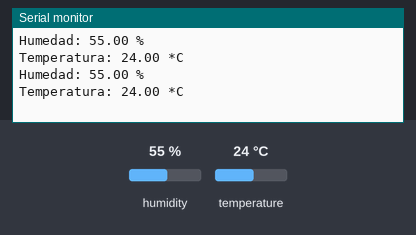
This sketch was run on a simulated Arduino Uno, built with avr-gcc and run on an emulated ATmega328P. Parts: the last lines printed to the serial monitor. The inputs (shaded band) are chosen by the test bench; at power-on: humidity 55 %, temperature 24 °C.

Above: at 2.8 s.
2.9 s: humidity set to 22 %
At 5.2 s:
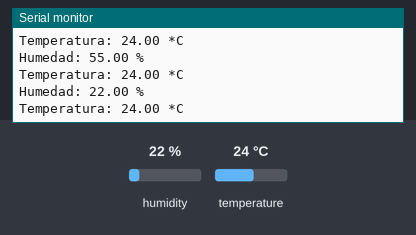
5.6 s: temperature set to 12 °C
At 6.5 s:
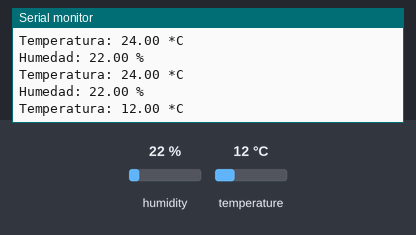
8.3 s: humidity set to 40 %
At 11.3 s:
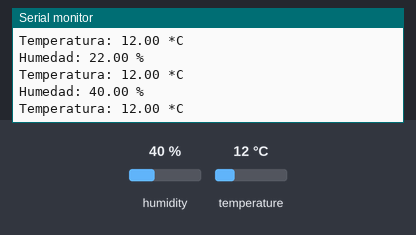
Timing chart, 0 to 12.8 s (numbered marks = the images above; inputs shaded):
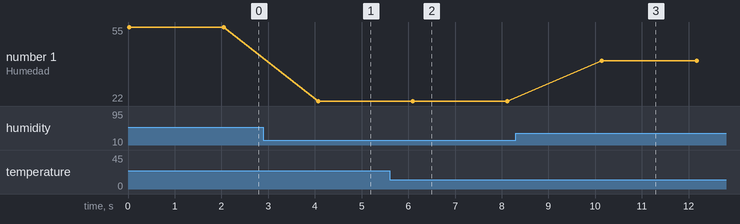

Measured:
- after the input at 2.9 s, the serial monitor: prints a new line after 1.2 s (image 1)
- after the input at 5.6 s, the serial monitor: prints a new line after 0.51 s (image 2)
- after the input at 8.3 s, the serial monitor: prints a new line after 1.8 s (image 3)
- plotted number 1: 55 → 22 after the input at 2.9 s, 22 → 40 after the input at 8.3 s

The sketch:

DHT11ESP8266.ino
```cpp
/*
 *
 * Programa para sensor de Humedad y Temperatura HTC11 ,
 * sobre una placa de desarrollo ESP8266
 * @author Jesus Barajas
 *
 */
 #include <DHT.h>//Importamos biblioteca de Adafruit, recordemos que debemos de tenerla instalda,
                 //junto con la biblioteca Sensro Master, tambien de Adafruit

 #define DHTdata 5 //El pin donde el sensor mandará los datos sera el D1
 #define DHTtype DHT11 //Usaremos el densor DHT11

 DHT dht(DHTdata,DHTtype);//Iniciamos el sensor con los datos requeridos

 void setup() {
 Serial.begin(9600); //Inicializamos comunicación con el serial
 dht.begin();//Iniciamos el sensor
}

void loop() {
  float humedad = dht.readHumidity();//Obtenemos la humedad relativa que lee el sensor
  float temperatura = dht.readTemperature();//Obtenemos la temperatura en grados centigrafos que lee el sensot

if(!isnan(humedad) and !isnan(temperatura)){//Si las dos no tiene resultados nulos, es decir el sensor opera bien

  Serial.print("Humedad: ");
  Serial.print(humedad);
  Serial.print(" %\n");
  Serial.print("Temperatura: ");
  Serial.print(temperatura);
  Serial.print(" *C \n");//Temperatura en grados Centigrados

}
delay(2000);
}
```
